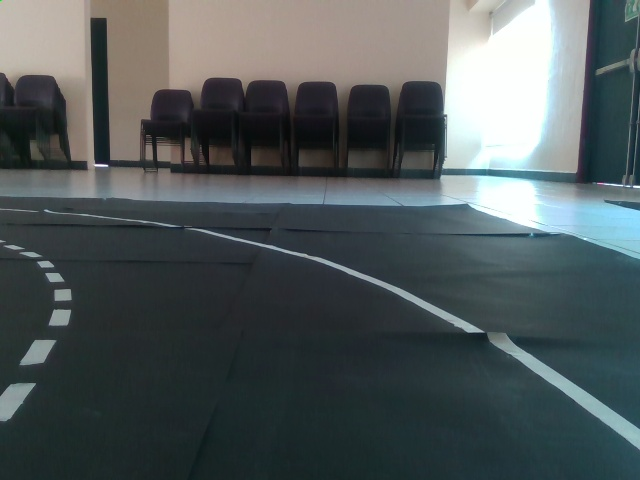
#> input picture Python/BE_Lane_data/Auditorio/left0007.jpg, 640 x 480 px
$ jupyter execute Image_processing.ipynb   (Python 2 division)
#> lines starting #> are read from the running program, lines starting #| are printed output that depends on the picture; after the words box and inside, x2 and y2 are one past the last pixel; in counts of white or black regions, pixels touching at a corner belong together
### Python/Lane_functions.py
import cv2
import numpy
import matplotlib.pyplot as plt
import math


def region_of_interest(img,vertices):

	mask = numpy.zeros_like(img)

	if len(img.shape) > 2:
		channel_count = img.shape[2]
		ignore_mask_color = (255,) * channel_count
	else:
		ignore_mask_color = 255

	cv2.fillPoly(mask, vertices, ignore_mask_color)

	masked_image = cv2.bitwise_and(img, mask)

	return masked_image


def image_lanes(bin_im):              #Encuntra el/los carril(es) en una imagen binaria
    base_img = bin_im[160:240, 0:320]     #Obtener imagen sobre cual buscar la base
    histogram = numpy.sum(base_img[base_img.shape[0]/2:,:], axis=0)

###### Buscar puntos altos de histograma
    points = []
    i = 0
    for point in histogram:
        if point > 400:
            points += [i]
        i = i+1
###### dividirlos en clusters

    if (points != []):
        lane1 = [points[0]]
        lane2 = []
        j = 0

        for point in points:
            if point-numpy.mean(lane1) < 25:              #CAMBIE A 50... para no equivocarme y poner un solo carril.. pero ver que paso con eso
                lane1 += [point]
            else:
                lane2 += [point]
    else:
        lane1 = []
        lane2 = []

    print(lane1)
    print(lane2)
    return lane1, lane2

def poly_for_lane(lane,im):		#out_image es im

    x_base = int(numpy.mean(lane))
    nwindows = 12		#Number of sections for lane
    window_height = int((240-160)/nwindows)

    nonzero = im.nonzero()
    nonzeroy = numpy.array(nonzero[0])
    nonzerox = numpy.array(nonzero[1])

    margin = 15
    minpix = 5
    x_current = x_base
    lane_inds = []

    for window in range(nwindows):
        win_y_low = im.shape[0] - (window+1)*window_height
        win_y_high = im.shape[0] - (window)*window_height
        win_x_low = x_current - margin
        win_x_high = x_current + margin
        cv2.rectangle(im,(win_x_low,win_y_low),(win_x_high,win_y_high), (0,255,0),2)

        good_inds = ((nonzeroy >= win_y_low)&(nonzeroy < win_y_high)&(nonzerox >= win_x_low)&(nonzerox < win_x_high)).nonzero()[0]

        lane_inds.append(good_inds)
		#plt.imshow(im)
		#plt.show()

        if len(good_inds) > minpix:
            x_current = numpy.int(numpy.mean(nonzerox[good_inds]))

    lane_inds = numpy.concatenate(lane_inds)

    lane_x = nonzerox[lane_inds]
    lane_y = nonzeroy[lane_inds]

    poly = numpy.polyfit(lane_y,lane_x,2)

    return poly


def center_lane_f2(xr,xl,y):

    y_c = numpy.zeros(240)
    x_c = numpy.zeros(240)

    for j in range(0,239):
        x_c[j] = (xr[j]+xl[j])/2
        y_c[j] = y[j]

    center_poly = numpy.polyfit(y_c,x_c,2)

    return center_poly

# [20 lines left out: function center_lane_f1, not called in this run]

### Python/Image_processing.ipynb
# Algoritmo de detección de carriles usando visión

En lo siguiente se presenta una explicación detallada de los procedimientos utilizados para la detección de carriles en el algoritmo implementado en el vehículo eléctrico. (v.e.)

El algoritmo aquí presentado utiliza las librerias OpenCV, NumPy, math, para el desarrollo de funciones para la detección de carriles de nuestra aplicación. Estas están contenidas en la libreria Lane_functions.

[cell 1]
import cv2
import numpy
import matplotlib.pyplot as plt
import math
import Lane_functions  #Contiene las funciones para detectar carriles

El v.e. está configurado para recibir imágenes rgb (320x240) de la cámara realsense sr300 a una frecuencia de 10Hz. Dicha resolución se seleccionó debido a que el algoritmo aquí presente tiene un tiempo de ejecución menor a 100 ms al procesar imagenes rgb de 320x240. Se ha comprobado que con imagenes de mayor resolución el algoritmo no puede procesar las imagenes a esa frecuencia.

La variable "state" representa el estado en el que se encontraba el vehículo en el paso anterior. Como en este ejemplo no se están analizando imagenes continuamente se supone un estado inicial "state=1" que significa que en la última imagen procesada se pudieron detectar los dos carriles. Más adelante se detallarán cada uno de los estados así como la posible evolución entre ellos.

En esta parte sólo se toma una imagen de una de las pruebas realizadas en el auditorio y se redimensiona a 320x240.

[cell 2]
state = 1
cv_image = plt.imread('BE_Lane_data/Auditorio/left0007.jpg')
#> cv_image is the input picture: shape (480, 640, 3); mean R, G, B 80.2, 88.7, 90
#cv_image = plt.imread('BE_Lane_data/center.jpg')    #CALIBRACION
#En el V.E. se obtendrán imagenes de 320x240 para tener un
#procesamiento más rápido
cv_image = cv2.resize(cv_image, (320,240))
#> cv_image: shape (240, 320, 3)
plt.imshow(cv_image)

A partir de este punto lo que se debe hacer es procesar la imagen para obtener una imagen binaria que contenga sólo los bordes de presentes en la imagen. ¿Porqué nos interesan los bordes? Porque algunos de ellos representan los carriles.

El procedimiento es sencillo:

    1) Se convierte la imagen a blanco y negro
    2) Se difumina para eliminar ruido (cv2.GaussianBlur)
    3) Se utiliza la función cv2.Canny para encontrar los bordes en la imagen. La sensibilidad se puede ajustar modificando los parámetros minThreshold y maxThreshold.

[cell 3]
#Conversión a blanco y negro
gray = cv2.cvtColor(cv_image,cv2.COLOR_BGR2GRAY)
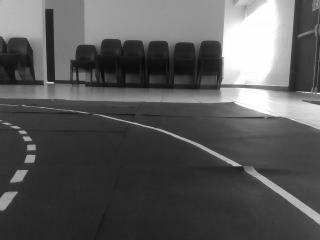
#> gray: shape (240, 320); min 9, max 255, mean 88.2

#Eliminar Ruido
kernelSize = 5
blur1 = cv2.GaussianBlur(gray,(kernelSize,kernelSize),0)

#Detectar bordes
minThreshold = 120
maxThreshold = 200
edge = cv2.Canny(blur1,minThreshold,maxThreshold)
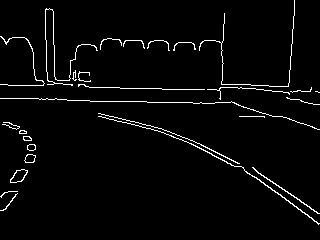
#> edge: shape (240, 320); 3.1% white in thin lines or dots
plt.imshow(edge)

A continuación se puede ver un ejemplo de porque es necesario ajustar adecuadamente los parámetros de la detección de bordes para el ambiente en el cual se estará trabajando. En el primer caso con límites bajos la función se configura con una sensibilidad muy alta por lo que detecta mucha información que no nos interesa. En el segundo caso es lo contrario, los límites son tan altos que la función detecta muy poca información.

[cell 4]
#EXTRA, esto no está contenido en el código implementado
#Sólo un ejemplo para ver la importancia de los límites en la función Canny

#Límites bajos
minThreshold = 0
maxThreshold = 10
bad_edge = cv2.Canny(blur1,minThreshold,maxThreshold) #Detectar esquinas
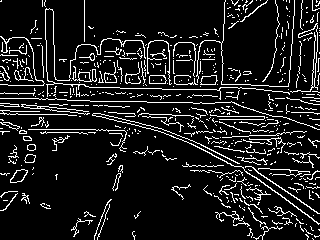
#> bad_edge: shape (240, 320); 11.2% white in thin lines or dots
#Límites ALTOS
minThreshold2 = 320
maxThreshold2 = 400
bad_edge2 = cv2.Canny(blur1,minThreshold2,maxThreshold2) #Detectar esquinas
#> bad_edge2: shape (240, 320); 0.25% white in thin lines or dots, all inside (x1, y1, x2, y2) = (221, 44, 320, 214)

plt.figure(figsize=(11,11))

plt.subplot(1,2,1)
plt.imshow(bad_edge)
plt.title('Alta sensibilidad')
plt.subplot(1,2,2)
plt.imshow(bad_edge2)
plt.title('Baja sensibilidad')

La imagen previa se "suaviza" utilizando de nuevo la función GaussianBlur para darle continuidad a los pixeles de los bordes.

Evidentemente la variable kernelSize también se debe escoger de manera adecuada, de tal manera que se cumpla con el objetivo sin obtener una imagen muy difusa de la cual no sea posible obtener la información necesaria.

[cell 5]
#Eliminación de ruido y continuidad de lineas
blur2 = cv2.GaussianBlur(edge,(kernelSize,kernelSize),0)
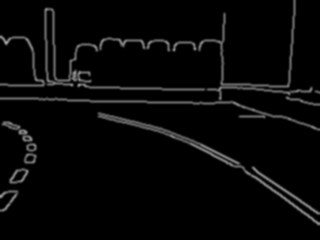
#> blur2: shape (240, 320); min 0, max 171, mean 7.9
plt.imshow(blur2)

Una suposición útil para disminuir el tiempo en que se procesan las imágenes es que los carriles sólo pueden aparecer en la mitad inferior de la imagen. Es decir, que la parte superior puede ser descartada.

Para llevar a cabo esto se establece una "región de interes" (ROI) y se procede a "enmascarar" la imagen original, i.e., eliminar toda la información fuera de nuestra ROI.

[cell 6]
#Establecer el las esquinas del rectangulo considerado como ROI
lowerLeftPoint = [0, 240]
upperLeftPoint = [0,160]
upperRightPoint = [320,160]
lowerRightPoint = [320,240]
#Notar que no se utiliza la mitad inferior completa, sólo una fracción.
pts = numpy.array([[lowerLeftPoint,upperLeftPoint,
                    upperRightPoint,lowerRightPoint]], dtype=numpy.int32)

#Función para obtener la región de interes
masked_image = Lane_functions.region_of_interest(blur2,pts)
#> in region_of_interest, `cv2.fillPoly(mask, vertices, ignore_mask_color)`:
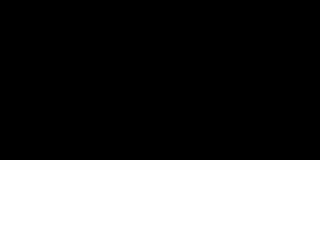
#> mask: shape (240, 320); 33.3% white; 1 white region, box (x1, y1, x2, y2) and area: (0, 160, 320, 240) 25600
plt.imshow(masked_image)

A continuación se procede a obtener una vista aerea de la imagen. ¿Para qué sirve esto? Es bien sabido que en una imagen, debido a la profundidad de la misma, las distancia entre dos lineas, paralelas en el mundo real, no permanece constante. Es decir, que es difícil identificar distancias utilizando únicamente posiciones en pixeles. Tener la imagen en vista aerea es útil para poder tener una aproximación directa entre pixeles/cm.

A continuación se presenta la imagen prueba de la cual se obtuvieron los puntos para obtener la matriz de transformación entre una imagen y la otra. Se hicieron mediciones de 4 puntos en el "mundo real" y sus coordenadas en pixeles en la imagen de la izquierda. Dichos puntos conforman un triangulo de 30cm X 72.5cm. Tomando en cuenta dicha información y que:

    1) Los carriles deberán estar centrados al centro del eje x en la nueva imagen.
    2) Cada pixel representará .5cm

se definió el vector pts2. Utilizando la función cv2.getPerspective se encuentra la matriz de transformación entre ambas imagenes y es la que se utilizará para obtener la vista aerea en el algoritmo implementado. La ventaja de esto es que, como se sabe que cada pixel equivale a .5 cm, es posible medir distancias entre dos puntos de la imagen con tan sólo conocer sus coordenadas en pixeles.

A continuación se presenta la parte del algoritmo que realiza esta tarea y se muestran las vistas aereas de la imagen original y la imagen binaria enmascarada obtenida anteriormente.

[cell 7]
#puntos conocidos en la imagen original
pts1 = numpy.float32([[110,130],[195,132],[294,240],[15,240]])
#puntos obtenidos apartir de imagen prueba junto con mediciones
pts2 = numpy.float32([[130,95],[190,95],[190,240],[130,240]])
#Matriz de trasnformación
M_n = cv2.getPerspectiveTransform(pts1,pts2)
### ESTA PARTE NO ES NECESARIA CALCULARLA EN CADA OCASION... ELIMINAR ESTO DEL CODIGO IMPLEMENTADO

#Transformacion de imagen binaria y original a vista de ave, cada pixel corresponde a .5cm aprox
binary_warped = cv2.warpPerspective(masked_image,M_n,(320,240))
orig_warped = cv2.warpPerspective(cv_image,M_n,(320,240))
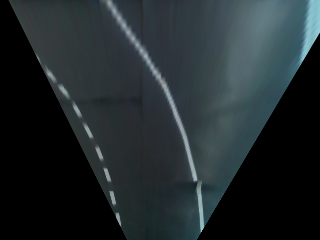
#> orig_warped: shape (240, 320, 3); mean R, G, B 33.9, 42.3, 45.1

out_img = numpy.dstack((binary_warped, binary_warped, binary_warped))*255

plt.figure(figsize=(11,11))

plt.subplot(1,2,1)
plt.imshow(orig_warped)
plt.title('Original')
plt.subplot(1,2,2)
plt.imshow(binary_warped)
plt.title('Imagen binaria de ROI')

Para obtener la posición de los carriles se usa la funcion image_lanes la cual se utiliza para encontrar alrededor de que posiciones en el eje x existe mayor concentración de pixeles diferentes de 0. Es decir, al rededor de que posiciones en x están centrados los posibles carriles. Existen varias opciones:

       1) Obtener dos concentraciones (uno correspondiente a cada carril)
       2) Obtener una concentración (correspondiente al carril derecho o izquierdo)
       3) No obtener ninguna (no hay carriles o no es posible visualizarlos por ruido externo)

Aplicado al ejemplo, se obtienen dos "clusters" el primero correspondiente al carril izquierdo en el que dice que este debe estar centrado alrededor de los valores que contiene el vector lane1, y respectivamente para el carril derecho con el vector lane2.

[cell 8]
print('lane1 y lane2')
lane1, lane2 = Lane_functions.image_lanes(binary_warped)
#> in image_lanes, `base_img = bin_im[160:240, 0:320]`:
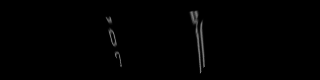
#> base_img: shape (80, 320); min 0, max 126, mean 1.5
#> in image_lanes, `histogram = numpy.sum(base_img[base_img.shape[0]/2:,:], axis=0)`: histogram = 320 values, max 2314 at index 203, min 0 at index 0, mean 52.71
#> the loop in image_lanes, `for point in histogram:` made 320 passes
#> points on passes 116, 117, 120, 121, 198, 199, 200, 201, 202, 203, 204: [115], [115, 116], [115, 116, 119], [115, 116, 119, 120], [115, 116, 119, 120, 197], [115, 116, 119, 120, 197, 198], [115, 116, 119, 120, 197, 198, 199], [115, 116, 119, 120, 197, 198, 199, 200], [115, 116, 119, 120, 197, 198, 199, 200, 201], [115, 116, 119, 120, 197, 198, 199, 200, 201, 202], [115, 116, 119, 120, 197, 198, 199, 200, 201, 202, 203]
#> after the loop in image_lanes, `for point in histogram:`: i = 320
#> in image_lanes, `lane1 = [points[0]]`: lane1 = [115]
#> the loop in image_lanes, `for point in points:` made 12 passes
#> (point, lane2) on passes 5 to 12: (197, [197]), (198, [197, 198]), (199, [197, 198, 199]), (200, [197, 198, 199, 200]), (201, [197, 198, 199, 200, 201]), (202, [197, 198, 199, 200, 201, 202]), (203, [197, 198, 199, 200, 201, 202, 203]), (204, [197, 198, 199, 200, 201, 202, 203, 204])
#> (point, lane1) on passes 1 to 4: (115, [115, 115]), (116, [115, 115, 116]), (119, [115, 115, 116, 119]), (120, [115, 115, 116, 119, 120])
#| [115, 115, 116, 119, 120]
#| [197, 198, 199, 200, 201, 202, 203, 204]
#> lane1 = [115, 115, 116, 119, 120]; lane2 = [197, 198, 199, 200, 201, 202, 203, 204]

A continuación se decide el estado actual del v.e. para poder tomar la decisión sobre como estimar donde están los carriles y el centro del mismo. Existen varias posibilidades:

    * S1: Se detectaron los dos carriles
    * S2: Se detectó sólo el carril derecho
    * S3: Se detectó sólo el carril izquierdo
    * S4: No se detectaron carriles

La evolución en el estado del algoritmo se puede representar por el siguiente automata

Donde cada uno de los eventos que generan las diferentes transiciones de estado están dados por:

$\sigma_1$ = Detectar dos carriles

$\sigma_2$ = Detectar un carril a partir de S1 el cual está centrado del lado derecho de la imagen

$\sigma_3$ = Detectar un carril a partir de S1 el cual está centrado del lado izquierdo de la imagen

$\sigma_4$ = Detectar un carril a partir de S3

$\sigma_5$ = Detectar un carril a partir de S2

$\sigma_6$ = No detectar nada

$\sigma_7$ = Evento generado automáticamente en S4

[cell 9]
if   ((lane1 != []) and (lane2 != [])):    #$\sigma_1
    state = 1
    print('state = 1, i.e., se encontraron los dos carriles')
elif ((lane1 != []) and (lane2 == []) and (state==1) and (numpy.mean(lane1)>160)):
	state = 2
elif ((lane1 != []) and (lane2 == []) and (state==1) and (numpy.mean(lane1)<160)):
	state = 3
elif ((lane1 != []) and (lane2 == []) and (state==2) ):
	state = 2
elif ((lane1 != []) and (lane2 == []) and (state==3) ):
	state = 3
elif ((lane1 == []) and (lane2 == [])):
	state = 4

[cell 10]
plt.figure(figsize=(10,10))
if state == 1:
	#Utilizar los dos carriles para detectar error lateral
	left_fit = Lane_functions.poly_for_lane(lane1,out_img)
#> in poly_for_lane, `x_base = int(numpy.mean(lane))`: x_base = 117
#> in poly_for_lane, `nonzeroy = numpy.array(nonzero[0])`: nonzeroy = 2343 values from 170 to 233
#> in poly_for_lane, `nonzerox = numpy.array(nonzero[1])`: nonzerox = 2343 values, max 205 at index 1923, min 105 at index 189, mean 172.7
#> in poly_for_lane, `x_current = x_base`: x_current = 117
#> the loop in poly_for_lane, `for window in range(nwindows):` made 12 passes
#> (win_x_low, win_x_high, x_current) on passes 3 to 11: (102, 132, 120), (105, 135, 118), (103, 133, 116), (101, 131, 114), (99, 129, 113), (98, 128, 111), (96, 126, 109), (94, 124, 109), (94, 124, 107)
#> (win_x_low, win_x_high) on passes 1, 2, 12: (102, 132), (102, 132), (92, 122)
#> after the loop in poly_for_lane, `for window in range(nwindows):`:
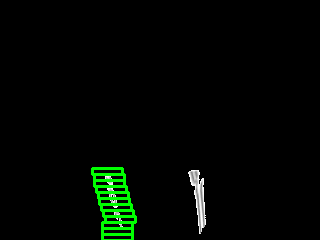
#> im: shape (240, 320, 3); mean of channels 0, 1, 2 1.8, 6.7, 1.8; drawn as R, G, B
#> after the loop in poly_for_lane, `for window in range(nwindows):`: lane_inds = 12 items
#> in poly_for_lane, `lane_inds = numpy.concatenate(lane_inds)`: lane_inds = 705 values, max 2279 at index 41, min 189 at index 630, mean 1215.1
#> in poly_for_lane, `lane_x = nonzerox[lane_inds]`: lane_x = 705 values, max 122 at index 36, min 105 at index 630, mean 113.1
#> in poly_for_lane, `lane_y = nonzeroy[lane_inds]`: lane_y = 705 values, max 227 at index 39, min 176 at index 630, mean 198.7
#> in poly_for_lane, `poly = numpy.polyfit(lane_y,lane_x,2)`: poly = [0.00198, -0.53, 139.8]
#> left_fit = [0.00198, -0.53, 139.8]
	right_fit = Lane_functions.poly_for_lane(lane2,out_img)
#> in poly_for_lane (call 2), `x_base = int(numpy.mean(lane))`: x_base = 200
#> in poly_for_lane (call 2), `nonzeroy = numpy.array(nonzero[0])`: nonzeroy = 3498 values from 167 to 239
#> in poly_for_lane (call 2), `nonzerox = numpy.array(nonzero[1])`: nonzerox = 3498 values, max 205 at index 2651, min 91 at index 31, mean 153.3
#> in poly_for_lane (call 2), `x_current = x_base`: x_current = 200
#> the loop in poly_for_lane (call 2), `for window in range(nwindows):` made 12 passes
#> (win_x_low, win_x_high, x_current) on passes 2 to 12: (185, 215, 199), (184, 214, 201), (186, 216, 201), (186, 216, 200), (185, 215, 200), (185, 215, 199), (184, 214, 198), (183, 213, 198), (183, 213, 196), (181, 211, 194), (179, 209, 193)
#> (win_x_low, win_x_high) on pass 1: (185, 215)
#> after the loop in poly_for_lane (call 2), `for window in range(nwindows):`:
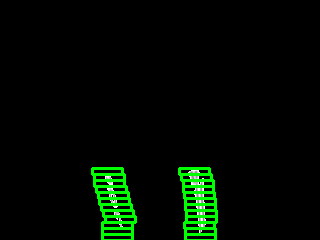
#> im: shape (240, 320, 3); 1.89% of pixels changed, all inside (x1, y1, x2, y2) = (178, 167, 218, 240); drawn as R, G, B
#> after the loop in poly_for_lane (call 2), `for window in range(nwindows):`: lane_inds = 12 items
#> in poly_for_lane (call 2), `lane_inds = numpy.concatenate(lane_inds)`: lane_inds = 1638 values, max 3380 at index 47, min 103 at index 1512, mean 1648.6
#> in poly_for_lane (call 2), `lane_x = nonzerox[lane_inds]`: lane_x = 1638 values, max 205 at index 69, min 188 at index 1566, mean 198.4
#> in poly_for_lane (call 2), `lane_y = nonzeroy[lane_inds]`: lane_y = 1638 values, max 233 at index 42, min 170 at index 1512, mean 197.1
#> in poly_for_lane (call 2), `poly = numpy.polyfit(lane_y,lane_x,2)`: poly = [-0.00326, 1.43, 43.78]
#> right_fit = [-0.00326, 1.43, 43.78]

	ploty = numpy.linspace(0,binary_warped.shape[0]-1, binary_warped.shape[0])
#> ploty = 240 values from 0 to 239
	left_fitx = left_fit[0]*ploty**2+left_fit[1]*ploty+left_fit[2]
#> left_fitx = 240 values, max 139.8 at index 0, min 104.3 at index 134, mean 114.2
	right_fitx = right_fit[0]*ploty**2+right_fit[1]*ploty+right_fit[2]
#> right_fitx = 240 values, max 201 at index 220, min 43.78 at index 0, mean 152.7


	center_fit = Lane_functions.center_lane_f2(right_fitx,left_fitx,ploty)
#> after the loop in center_lane_f2, `for j in range(0,239):`: x_c = 240 values, max 162.9 at index 238, min 0 at index 239, mean 132.8; y_c = 240 values, max 238 at index 238, min 0 at index 0, mean 118.5
#> in center_lane_f2, `center_poly = numpy.polyfit(y_c,x_c,2)`: center_poly = [-0.000833, 0.506, 88.52]
#> center_fit = [-0.000833, 0.506, 88.52]

	center_fitx = center_fit[0]*ploty**2+center_fit[1]*ploty+center_fit[2]
#> center_fitx = 240 values from 88.52 to 161.9


	plt.imshow(orig_warped)
	plt.plot(left_fitx, ploty, color='green')
	plt.plot(right_fitx, ploty, color='green')
	plt.plot(center_fitx, ploty, color='yellow')
	plt.xlim(0,320)
	plt.ylim(240,160)
	plt.show()
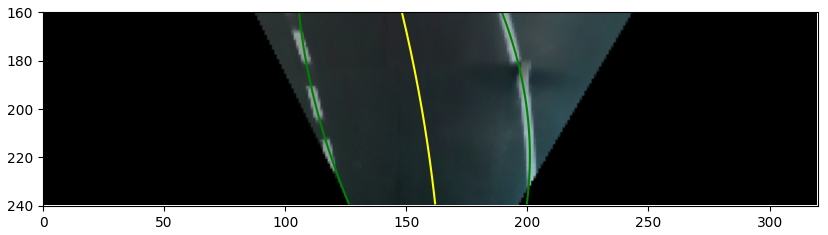
#> figure drawn by matplotlib, 1 panel


elif state == 2:
	#Utilizar un carril para detectar error lateral
	poly_fit = Lane_functions.poly_for_lane(lane1,out_img)
	ploty = numpy.linspace(0,binary_warped.shape[0]-1, binary_warped.shape[0])
	poly_fitx = poly_fit[0]*ploty**2+poly_fit[1]*ploty+poly_fit[2]

	center_fit =Lane_functions.center_lane_f1(poly_fitx,ploty,state)
	center_fitx = center_fit[0]*ploty**2+center_fit[1]*ploty+center_fit[2]

	plt.imshow(orig_warped)
	plt.plot(poly_fitx, ploty, color='green')
	plt.plot(center_fitx, ploty, color='yellow')
	plt.xlim(0,320)
	plt.ylim(240,160)
	plt.show()

elif state == 3:
	#Utilizar un carril para detectar error lateral
	poly_fit = Lane_functions.poly_for_lane(lane1,out_img)
	ploty = np.linspace(0,binary_warped.shape[0]-1, binary_warped.shape[0])
	poly_fitx = poly_fit[0]*ploty**2+poly_fit[1]*ploty+poly_fit[2]

	center_fit = Lane_functions.center_lane_f1(poly_fitx,ploty,state)
	center_fitx = center_fit[0]*ploty**2+center_fit[1]*ploty+center_fit[2]

	plt.imshow(orig_warped)
	plt.plot(poly_fitx, ploty, color='green')
	plt.plot(center_fitx, ploty, color='yellow')
	plt.xlim(0,320)
	plt.ylim(240,160)
	plt.show()

elif state == 4:
    state = 1
    print('me detengo porque no veo nada')
